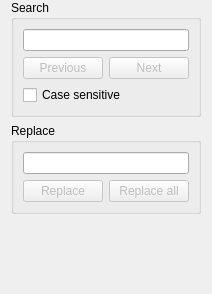
       <widget class="QWidget" name="SearchReplace">
        <attribute name="title">
         <string>Search Replace</string>
        </attribute>
        <layout class="QGridLayout" name="gridLayout_12">
         <property name="topMargin">
          <number>0</number>
         </property>
         <property name="bottomMargin">
          <number>0</number>
         </property>
         <property name="horizontalSpacing">
          <number>0</number>
         </property>
         <item row="1" column="0">
          <widget class="QGroupBox" name="groupBox_replace">
           <property name="title">
            <string>Replace</string>
           </property>
           <layout class="QGridLayout" name="gridLayout_11">
            <item row="0" column="0" colspan="2">
             <widget class="QLineEdit" name="lineEdit_replace"/>
            </item>
            <item row="1" column="0">
             <widget class="QPushButton" name="pushButton_replace">
              <property name="enabled">
               <bool>false</bool>
              </property>
              <property name="text">
               <string>Replace</string>
              </property>
             </widget>
            </item>
            <item row="1" column="1">
             <widget class="QPushButton" name="pushButton_replace_all">
              <property name="enabled">
               <bool>false</bool>
              </property>
              <property name="text">
               <string>Replace all</string>
              </property>
             </widget>
            </item>
           </layout>
          </widget>
         </item>
         <item row="2" column="0">
          <spacer name="verticalSpacer_2">
           <property name="orientation">
            <enum>Qt::Vertical</enum>
           </property>
           <property name="sizeType">
            <enum>QSizePolicy::Fixed</enum>
           </property>
           <property name="sizeHint" stdset="0">
            <size>
             <width>20</width>
             <height>20</height>
            </size>
           </property>
          </spacer>
         </item>
         <item row="0" column="0">
          <widget class="QGroupBox" name="groupBox_search">
           <property name="title">
            <string>Search</string>
           </property>
           <layout class="QGridLayout" name="gridLayout_10">
            <item row="0" column="0" colspan="2">
             <widget class="QLineEdit" name="lineEdit_search">
              <property name="text">
               <string/>
              </property>
             </widget>
            </item>
            <item row="1" column="0">
             <widget class="QPushButton" name="pushButton_search_previous">
              <property name="enabled">
               <bool>false</bool>
              </property>
              <property name="text">
               <string>Previous</string>
              </property>
              <property name="icon">
               <iconset resource="../../../pinguino-extra/resources/resources.qrc">
                <normaloff>:/icons/icons/icon_up.png</normaloff>:/icons/icons/icon_up.png</iconset>
              </property>
             </widget>
            </item>
            <item row="1" column="1">
             <widget class="QPushButton" name="pushButton_search_next">
              <property name="enabled">
               <bool>false</bool>
              </property>
              <property name="text">
               <string>Next</string>
              </property>
              <property name="icon">
               <iconset resource="../../../pinguino-extra/resources/resources.qrc">
                <normaloff>:/icons/icons/icon_down.png</normaloff>:/icons/icons/icon_down.png</iconset>
              </property>
             </widget>
            </item>
            <item row="2" column="0" colspan="2">
             <widget class="QCheckBox" name="checkBox_case_sensitive">
              <property name="text">
               <string>Case sensitive</string>
              </property>
             </widget>
            </item>
           </layout>
          </widget>
         </item>
         <item row="4" column="0">
          <spacer name="verticalSpacer">
           <property name="orientation">
            <enum>Qt::Vertical</enum>
           </property>
           <property name="sizeHint" stdset="0">
            <size>
             <width>20</width>
             <height>40</height>
            </size>
           </property>
          </spacer>
         </item>
         <item row="3" column="0">
          <widget class="QLabel" name="label_replace_info">
           <property name="text">
            <string/>
           </property>
          </widget>
         </item>
        </layout>
       </widget>
